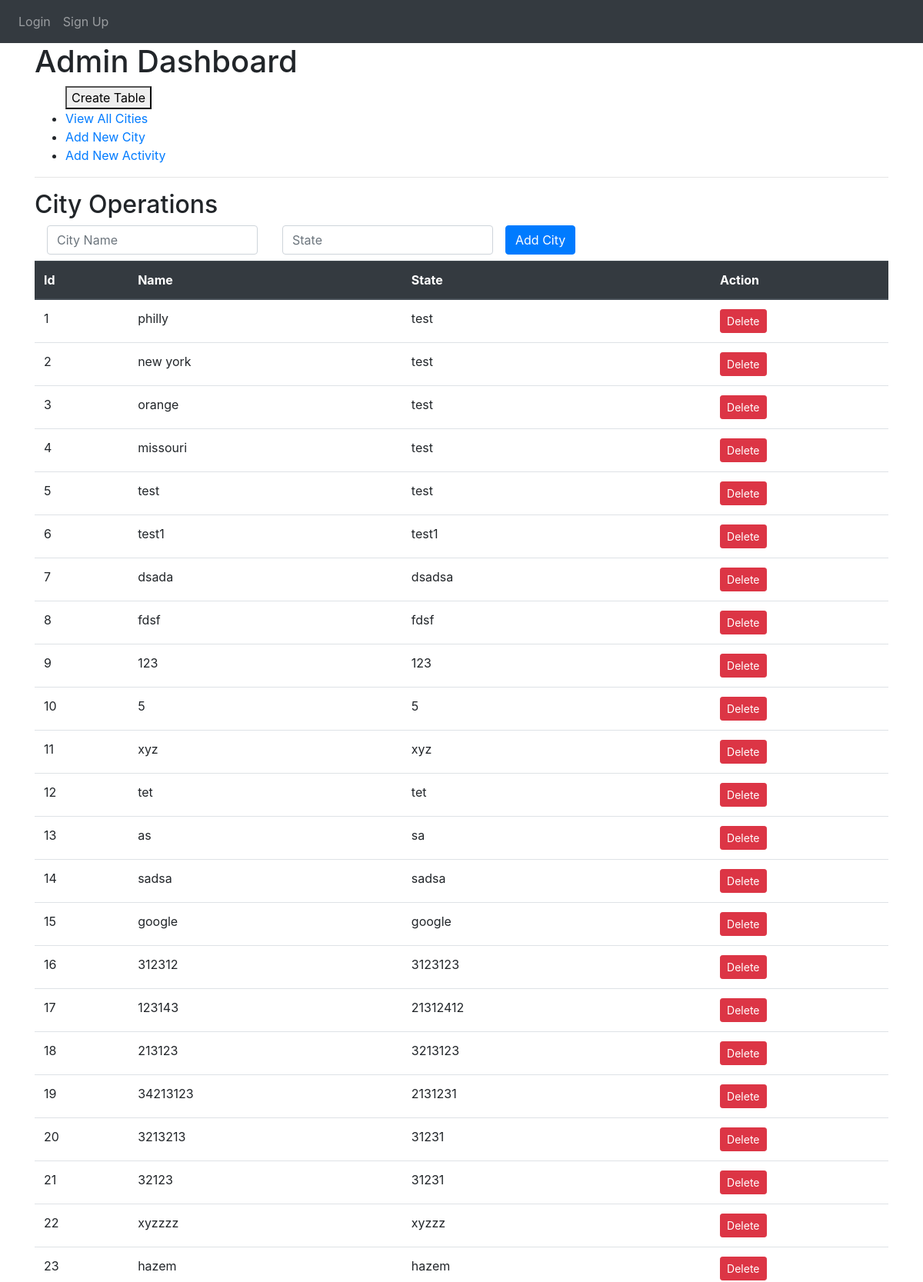
The app's page /admin/ (upper part) with its own data.
### website/models.py (models this page shows)
class City(db.Model):
    id = db.Column(db.Integer, primary_key=True)
    name = db.Column(db.String(100), unique=True)
    state = db.Column(db.String(100))

### website/routes/admin_route.py (the view)
@admin_router.route('/')
def admin_dashboard():
    return render_template('admin_dash.html', user=current_user, cities=get_cities())

### website/routes/admin_route.py (called while the page is built)
def get_cities():
	print(City.query.all())
	return list(City.query.all())

### website/templates/admin_dash.html (shortened to what this page needs)
{% extends 'base.html' %}
{% block content %}
    <h1>Admin Dashboard</h1>
    <ul>
        <button onclick="createCitiesTable()">Create Table</button>
        <li><a href="" onclick="">View All Cities</a></li>
        <li><a href="">Add New City</a></li>
        <li><a href="">Add New Activity</a></li>
    </ul>
    <hr>
    <h2>City Operations</h2>
    <form method="POST" onsubmit="updateCitiesTable()" action="http://127.0.0.1:5000/admin/city" name="add-city-form" class="form-inline">
      <div class="form-group mx-sm-3 mb-2">
          <input type="text" id="name" name="city_name" class="form-control" placeholder="City Name" required>
      </div>
      <div class="form-group mx-sm-3 mb-2">
          <input type="text" id="state" name="state" class="form-control" placeholder="State" required>
      </div>
      <button type="submit" class="btn btn-primary mb-2">Add City</button>
  </form>
    <table id="myTable" class="table admin_table">
      <thead class="thead-dark">
          <tr>
              <th scope="col">Id</th>
              <th scope="col">Name</th>
              <th scope="col">State</th>
              <th scope="col">Action</th>
          </tr>
      </thead>
      <tbody>
          {% for city in cities %}
          <tr data-city-id="{{ city.id }}">
              <td>{{ city.id }}</td>
              <td>{{ city.name }}</td>
              <td>{{ city.state }}</td>
              <td>
                  <button class="btn btn-danger btn-sm" onclick="deleteCity({{ city.id }})">Delete</button>
              </td>
          </tr>
          {% endfor %}
      </tbody>
  </table>
    {% endblock %}

### website/templates/base.html (shortened to what this page needs)
<!DOCTYPE html>
<html>
  <head>
    <link
      rel="stylesheet"
      href="https://stackpath.bootstrapcdn.com/bootstrap/4.4.1/css/bootstrap.min.css"
    />
    <link
      rel="stylesheet"
      href="https://stackpath.bootstrapcdn.com/font-awesome/4.7.0/css/font-awesome.min.css"
    />
  </head>
  <body>
    <nav class="navbar navbar-expand-lg navbar-dark bg-dark">
      <div class="collapse navbar-collapse" id="navbar">
        <div class="navbar-nav">
          {% if user.is_authenticated %}
          <a class="nav-item nav-link" id="home" href="/">Home</a>
          <a class="nav-item nav-link" id="logout" href="/logout">Logout</a>
          {% else %}
          <a class="nav-item nav-link" id="login" href="/login">Login</a>
          <a class="nav-item nav-link" id="signUp" href="/sign-up">Sign Up</a>
          {% endif %}
        </div>
      </div>
    </nav>
    <div class="container">{% block content %} {% endblock %}</div>
  </body>
</html>

### records on screen
City: id "1", name "philly", state "test"
City: id "2", name "new york", state "test"
City: id "3", name "orange", state "test"
City: id "4", name "missouri", state "test"
City: id "5", name "test", state "test"
City: id "6", name "test1", state "test1"
City: id "7", name "dsada", state "dsadsa"
City: id "8", name "fdsf", state "fdsf"
City: id "9", name "123", state "123"
City: id "10", name "5", state "5"
City: id "11", name "xyz", state "xyz"
City: id "12", name "tet", state "tet"
City: id "13", name "as", state "sa"
City: id "14", name "sadsa", state "sadsa"
City: id "15", name "google", state "google"
City: id "16", name "312312", state "3123123"
City: id "17", name "123143", state "21312412"
City: id "18", name "213123", state "3213123"
City: id "19", name "34213123", state "2131231"
City: id "20", name "3213213", state "31231"
City: id "21", name "32123", state "31231"
City: id "22", name "xyzzzz", state "xyzzz"
City: id "23", name "hazem", state "hazem"
